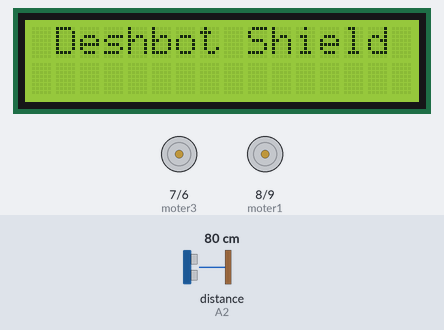
Bench run of a sketch on a simulated Arduino Uno, built with avr-gcc and run on an emulated ATmega328P. Shown: 16×2 character LCD, motor-driver pin pairs drawn as motors (green arrow = first pin HIGH = forward, orange = second pin HIGH = backward, longer = more drive). The test bench sets the inputs (shaded band); at power-on: distance to the obstacle (sensor on A2) 80 cm. The echo pulse lasts 58.3 µs per cm; what the sketch prints to the serial monitor is not drawn.

Above: at 13.2 s.
13.3 s: distance to the obstacle (sensor on A2) set to 12 cm
At 18.6 s:
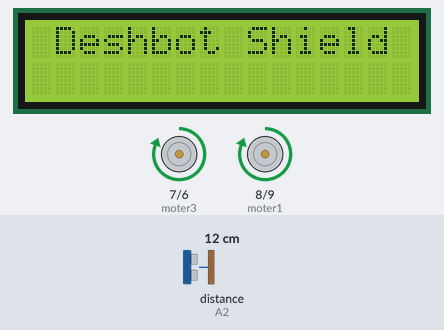
19.5 s: distance to the obstacle (sensor on A2) set to 9 cm
At 32.2 s:
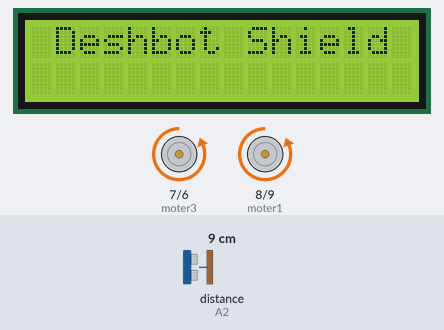
At 36.5 s:
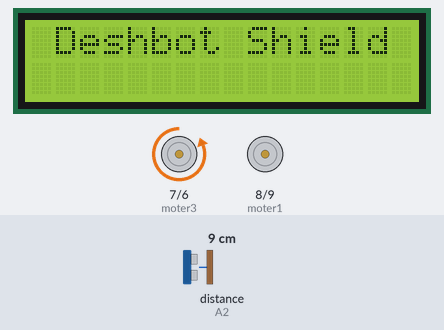
36.7 s: distance to the obstacle (sensor on A2) set to 18 cm
Timing chart, 0 to 46.1 s (numbered marks = the images above; inputs shaded):
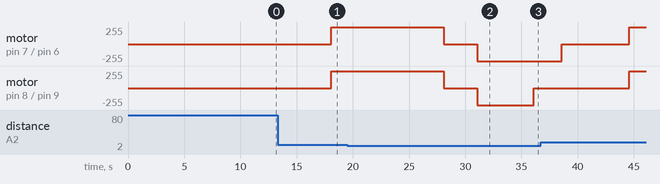

Measured:
- the behaviour switches between 11 and 10 cm on distance to the obstacle (sensor on A2) (found by bisection; images 1 and 2)
- after the input at 19.5 s, motor on pin 7 (moter3) / pin 6 (moter4): forward 255/255 → stopped after 8.6 s, → backward 255/255 3.0 s later; motor on pin 8 (moter1) / pin 9 (moter2): forward 255/255 → stopped after 8.6 s, → backward 255/255 3.0 s later, → stopped 5.0 s later

The sketch:

deshbot_talking_bot.ino
```cpp
#include <LiquidCrystal.h>// initialize the library by associating any needed LCD interface pin
                          // with the arduino pin number it is connected to
const int rs = A4, en = A3, d4 = A2, d5 = A1, d6 = A0, d7 = 13;
LiquidCrystal lcd(rs, en, d4, d5, d6, d7);
byte datarx;
int moter1 = 8;
int moter2 = 9;
int moter3 = 7;
int moter4 = 6;
const int trigPin = A1;// Defines Tirg
const int echoPin = A2;// and Echo pins of the Ultrasonic Sensor
const int sw1=10,sw2=11,buzzer=12;
long duration;// Variables for the duration and the distance
int distance;
 void setup() {
  lcd.begin(16, 2);
  lcd.setCursor(0, 0);
  lcd.print(" Deshbot Shield "); // Print a message to the LCD.
  Serial.begin(9600);    // initialize serial:
  pinMode(moter1, OUTPUT);
  pinMode(moter2, OUTPUT);
  pinMode(moter3, OUTPUT);
  pinMode(moter4, OUTPUT);
  pinMode(trigPin, OUTPUT); // Sets the trigPin as an Output
  pinMode(echoPin, INPUT); // Sets the echoPin as an Input
  Serial.begin(9600);
  Serial.println("Please Welcome");
  delay(1000);
    Serial.println("i am Deshbot version 2.0");
    delay(2000);
    Serial.println("You will be safe and sound during this journey");
    delay(3000);
    Serial.println("Please be patient I will try to help you fully");
    delay(3000);
    Serial.println("my master Miss Chaandni Dhimaan will attend you shortly");
    delay(3000);
    }
void loop() {

  distance = calculateDistance();// Calls a function for calculating the distance measured by the Ultrasonic sensor for each degree

//  Serial.print(i); // Sends the current degree into the Serial Port
 // Serial.print("this is diatance"); // Sends addition character right next to the previous value needed later in the Processing IDE for indexing
 // Serial.print(distance); // Sends the distance value into the Serial Port
 // Serial.print("."); // Sends addition character right next to the previous value needed later in the Processing IDE for indexing

  if(distance<10)
  {
    Serial.println("Obstacle Detected");
    delay(2000);
    Serial.println("Stopping robot");
   delay(2000);

    digitalWrite(moter1, LOW);
 digitalWrite(moter2,LOW);
 digitalWrite(moter3, LOW);  /////////stop
 digitalWrite(moter4, LOW);
 delay(1000);
 Serial.println("Moving backwards");
 delay(2000);
for(int i=0;i<10;i++)
    { digitalWrite(moter1, LOW);
 digitalWrite(moter2, HIGH);
 digitalWrite(moter3, LOW); /////////back
 digitalWrite(moter4, HIGH);

    digitalWrite(buzzer, HIGH);
    delay(100);
    digitalWrite(buzzer, LOW);
    delay(100);
  }
  delay(1000);
  Serial.println("Now Moving left");
  delay(2000);
 digitalWrite(moter1, LOW);
 digitalWrite(moter2, LOW);
 digitalWrite(moter3, LOW); /////////left
 digitalWrite(moter4, HIGH);
 delay(500);
 Serial.println("Stopping robot");
delay(2000);
 digitalWrite(moter1, LOW);
 digitalWrite(moter2,LOW);
 digitalWrite(moter3, LOW); /////////stop
 digitalWrite(moter4, LOW);
  }

  else{
    delay(2000);
 Serial.println("No Obstacle Detected");
  delay(2000);
    Serial.println("Moving Forward");
    delay(2000);
  digitalWrite(moter1, HIGH);
 digitalWrite(moter2, LOW);
 digitalWrite(moter3, HIGH); /////////Forward
 digitalWrite(moter4, LOW);

  }


  }

int calculateDistance(){ // Function for calculating the distance
  digitalWrite(trigPin, LOW);
  delayMicroseconds(2);
  digitalWrite(trigPin, HIGH);  // Sets the trigPin on HIGH state for 10 micro seconds
  delayMicroseconds(10);
  digitalWrite(trigPin, LOW);
  duration = pulseIn(echoPin, HIGH); // Reads the echoPin, returns the sound wave travel time in microseconds
  distance= duration*0.034/2;
  return distance;
}
```
